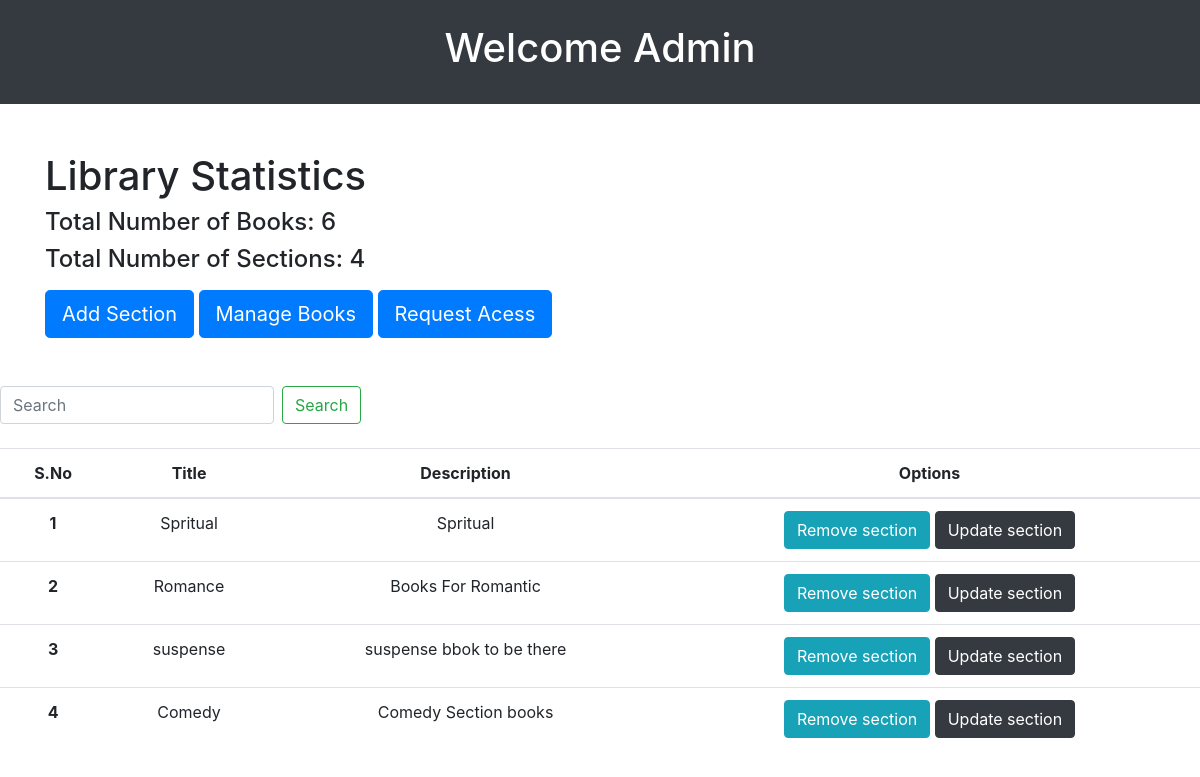
The page /admin on the database its author committed.
### app.py (models this page shows)
class Section(db.Model):
    id = db.Column(db.Integer, primary_key=True)
    name = db.Column(db.String(100), nullable=False)
    date_created = db.Column(db.DateTime, default=datetime.utcnow)
    description = db.Column(db.Text, nullable=True)
    books = db.relationship('Book', backref='section', lazy=True)

### app.py (the view)
@app.route("/admin")
def admin():
    BookCount = Book.query.count()
    sectionCOunt = Section.query.count()
    allSections = Section.query.all()
    return render_template("admin.html"  , alltodo = allSections , sectionCOunt=sectionCOunt , BookCount=BookCount)

### templates/admin.html (shortened to what this page needs)
<!DOCTYPE html>
<html lang="en">
<head>
    <link rel="stylesheet" href="https://stackpath.bootstrapcdn.com/bootstrap/4.5.2/css/bootstrap.min.css">
</head>
<body>
    <header class="bg-dark text-white text-center py-4">
        <h1>Welcome Admin</h1>
    </header>
    <div class="container mt-5">
        <section>
            <h1>Library Statistics</h1>
            <ul class="list-unstyled">
                <li><h4>Total Number of Books: <span id="totalBooks">{{BookCount}}</span></h4></li>
                <li><h4>Total Number of Sections: <span id="totalSections">{{sectionCOunt}}</span></h4></li>
            </ul>
        </section>
        <a class="btn btn-primary btn-lg" href="{{ url_for('add_section') }}" role="button">Add Section</a>
        <a class="btn btn-primary btn-lg" href="{{ url_for('add_books') }}" role="button">Manage Books</a>
        <a class="btn btn-primary btn-lg" href="{{ url_for('RequestAccess') }}" role="button">Request Acess</a>
    </div>
    <br>
    <br>
    <div style = "text-align: center;">
    <form action="/search_section" method="GET" class="form-inline my-2 my-lg-0">
        <input class="form-control mr-sm-2" type="text" name="search_query" value="{{ search_query }}" placeholder="Search">
        <button class="btn btn-outline-success my-2 my-sm-0" type="submit">Search</button>
    </form>
    <br>
      {% if alltodo %}
      <table class="table">
          <thead>
              <tr>
                  <th scope="col">S.No</th>
                  <th scope="col">Title</th>
                  <th scope="col">Description</th>
                  <th scope="col">Options</th>
              </tr>
          </thead>
          <tbody>
              {% for todo in alltodo %}
              <tr>
                  <th>{{ loop.index }}</th>
                  <td>{{ todo.name }}</td>
                  <td>{{ todo.description }}</td>
                  <td>
                      <a href="/delete_section/{{todo.id}}" type="button" class="btn btn-info">Remove section</a>
                      <a href="/update_section/{{todo.id}}" type="button" class="btn btn-dark">Update section</a>
                  </td>
              </tr>
              {% endfor %}
          </tbody>
      </table>
      {% else %}
      <h3>No data available.</h3>
      {% endif %}
    </div>
</body>
</html>

### rows shown on the page
Section: name "Spritual", description "Spritual"
Section: name "Romance", description "Books For Romantic"
Section: name "suspense", description "suspense bbok to be there"
Section: name "Comedy", description "Comedy Section books"

### other values the page prints
{{ BookCount }} "6"
{{ sectionCOunt }} "4"
